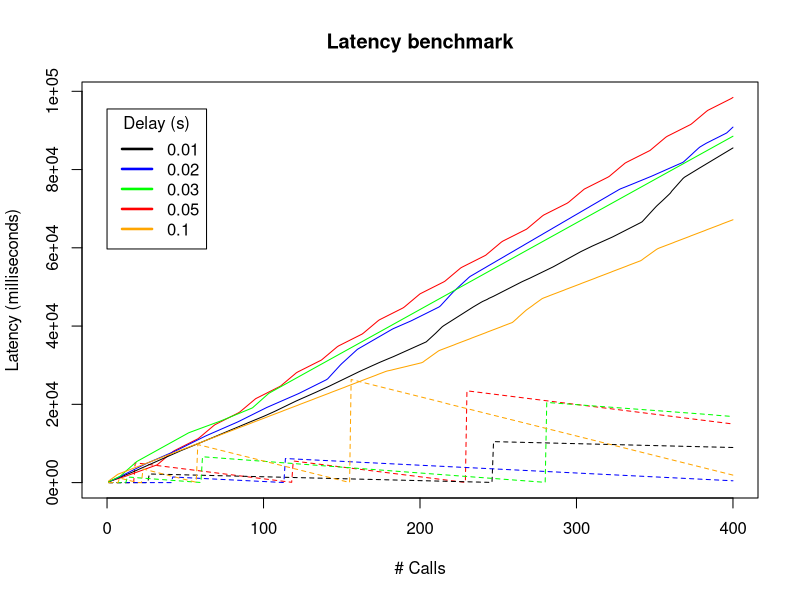

Source code (R):
pdf("plot_latency_benchmark.pdf")
plot(1, xlim=c(0L, 400L), ylim=c(0L, 98439L), type = "l", xlab = "# Calls", ylab = "Latency (milliseconds)", main = "Latency benchmark")
lines(1:400, c(245L, 372L, 499L, 626L, 752L, 879L, 1005L, 1132L, 1259L, 1386L, 
1513L, 1650L, 1794L, 1939L, 2083L, 2227L, 2371L, 2516L, 2660L, 
2805L, 2949L, 3093L, 3238L, 3382L, 3526L, 3671L, 3815L, 3959L, 
4104L, 4247L, 4391L, 4536L, 4864L, 5200L, 5536L, 5873L, 6208L, 
6544L, 6881L, 7217L, 7553L, 7890L, 8157L, 8359L, 8561L, 8762L, 
8963L, 9164L, 9366L, 9568L, 9770L, 9971L, 10172L, 10373L, 10575L, 
10777L, 10978L, 11179L, 11477L, 11814L, 12149L, 12485L, 12821L, 
13157L, 13493L, 13830L, 14165L, 14502L, 14806L, 15007L, 15209L, 
15411L, 15611L, 15812L, 16014L, 16215L, 16416L, 16618L, 16820L, 
17021L, 17222L, 17423L, 17625L, 17826L, 18094L, 18430L, 18766L, 
19103L, 19440L, 19776L, 20112L, 20448L, 20783L, 21119L, 21449L, 
21654L, 21856L, 22057L, 22258L, 22460L, 22661L, 22863L, 23064L, 
23265L, 23467L, 23668L, 23870L, 24072L, 24273L, 24474L, 24706L, 
25041L, 25377L, 25714L, 26049L, 26385L, 26721L, 27057L, 27392L, 
27729L, 28065L, 28297L, 28499L, 28700L, 28901L, 29103L, 29304L, 
29505L, 29706L, 29908L, 30109L, 30311L, 30512L, 30713L, 30914L, 
31115L, 31316L, 31649L, 31986L, 32321L, 32658L, 32994L, 33329L, 
33666L, 34002L, 34338L, 34673L, 34939L, 35140L, 35341L, 35543L, 
35744L, 35946L, 36147L, 36347L, 36549L, 36751L, 36952L, 37154L, 
37355L, 37556L, 37757L, 37958L, 38258L, 38595L, 38931L, 39267L, 
39603L, 39938L, 40275L, 40610L, 40948L, 41288L, 41586L, 41787L, 
41988L, 42189L, 42390L, 42592L, 42794L, 42995L, 43196L, 43397L, 
43599L, 43800L, 44002L, 44203L, 44405L, 44606L, 44877L, 45212L, 
45548L, 45885L, 46220L, 46556L, 46892L, 47227L, 47563L, 47900L, 
48229L, 48433L, 48635L, 48836L, 49038L, 49240L, 49441L, 49643L, 
49845L, 50046L, 50247L, 50448L, 50649L, 50851L, 51053L, 51253L, 
51492L, 51828L, 52163L, 52499L, 52835L, 53171L, 53509L, 53845L, 
54180L, 54516L, 54851L, 55079L, 55281L, 55482L, 55684L, 55885L, 
56086L, 56287L, 56488L, 56690L, 56891L, 57093L, 57294L, 57497L, 
57698L, 57899L, 58108L, 58443L, 58779L, 59115L, 59451L, 59787L, 
60123L, 60459L, 60795L, 61131L, 61466L, 61726L, 61928L, 62130L, 
62331L, 62532L, 62733L, 62935L, 63136L, 63337L, 63539L, 63740L, 
63942L, 64143L, 64344L, 64546L, 64747L, 65053L, 65390L, 65726L, 
66062L, 66397L, 66732L, 67068L, 67403L, 67739L, 68075L, 68367L, 
68568L, 68770L, 68971L, 69172L, 69374L, 69575L, 69777L, 69978L, 
70180L, 70381L, 70582L, 70783L, 70985L, 71186L, 71388L, 71660L, 
71996L, 72332L, 72668L, 73004L, 73339L, 73676L, 74013L, 74349L, 
74684L, 75011L, 75215L, 75416L, 75617L, 75819L, 76021L, 76222L, 
76423L, 76624L, 76826L, 77027L, 77227L, 77428L, 77630L, 77832L, 
78033L, 78274L, 78610L, 78946L, 79281L, 79617L, 79954L, 80289L, 
80625L, 80961L, 81297L, 81632L, 81859L, 82061L, 82263L, 82464L, 
82665L, 82866L, 83068L, 83269L, 83470L, 83671L, 83873L, 84074L, 
84275L, 84477L, 84678L, 84881L, 85217L, 85553L, 85889L, 86226L, 
86561L, 86897L, 87233L, 87568L, 87904L, 88240L, 88504L, 88705L, 
88906L, 89107L, 89308L, 89510L, 89711L, 89912L, 90114L, 90316L, 
90517L, 90718L, 90919L, 91121L, 91322L, 91523L, 91830L, 92166L, 
92501L, 92838L, 93174L, 93509L, 93845L, 94181L, 94518L, 94854L, 
95149L, 95350L, 95551L, 95753L, 95954L, 96155L, 96357L, 96558L, 
96760L, 96961L, 97163L, 97364L, 97565L, 97767L, 97969L, 98170L, 
98439L), type = "l", col="red", pch=0, lty=1)
lines(1:400, c(1L, 0L, 1L, 1L, 1L, 1L, 1L, 1L, 1L, 0L, 0L, 0L, 0L, 0L, 0L, 
0L, 0L, 5055L, 5006L, 4956L, 4906L, 4856L, 4806L, 4757L, 4707L, 
4658L, 4608L, 4559L, 4509L, 4459L, 4409L, 4359L, 4309L, 4260L, 
4210L, 4161L, 4111L, 4061L, 4011L, 3961L, 3912L, 3862L, 3812L, 
3762L, 3711L, 3662L, 3612L, 3562L, 3512L, 3463L, 3413L, 3363L, 
3313L, 3263L, 3214L, 3164L, 3114L, 3064L, 3014L, 2965L, 2915L, 
2864L, 2814L, 2764L, 2715L, 2665L, 2615L, 2565L, 2516L, 2466L, 
2416L, 2366L, 2316L, 2267L, 2217L, 2167L, 2117L, 2067L, 2018L, 
1967L, 1917L, 1867L, 1817L, 1767L, 1718L, 1668L, 1618L, 1568L, 
1518L, 1469L, 1419L, 1369L, 1319L, 1269L, 1220L, 1170L, 1120L, 
1070L, 1020L, 970L, 920L, 870L, 821L, 771L, 721L, 671L, 621L, 
572L, 522L, 472L, 422L, 372L, 322L, 273L, 223L, 172L, 122L, 72L, 
5526L, 5476L, 5427L, 5377L, 5327L, 5277L, 5228L, 5178L, 5128L, 
5078L, 5028L, 4979L, 4929L, 4879L, 4829L, 4780L, 4729L, 4679L, 
4629L, 4579L, 4530L, 4480L, 4430L, 4380L, 4330L, 4281L, 4231L, 
4181L, 4131L, 4081L, 4032L, 3982L, 3932L, 3882L, 3833L, 3782L, 
3732L, 3682L, 3632L, 3583L, 3533L, 3483L, 3433L, 3383L, 3334L, 
3282L, 3232L, 3182L, 3133L, 3083L, 3033L, 2983L, 2933L, 2884L, 
2834L, 2784L, 2734L, 2685L, 2635L, 2585L, 2535L, 2485L, 2436L, 
2385L, 2335L, 2285L, 2235L, 2186L, 2136L, 2086L, 2036L, 1986L, 
1938L, 1888L, 1838L, 1788L, 1739L, 1689L, 1639L, 1589L, 1538L, 
1489L, 1439L, 1389L, 1339L, 1289L, 1239L, 1190L, 1140L, 1090L, 
1040L, 991L, 941L, 891L, 841L, 792L, 742L, 692L, 642L, 591L, 
541L, 492L, 442L, 392L, 342L, 292L, 243L, 193L, 143L, 93L, 43L, 
23453L, 23403L, 23353L, 23304L, 23254L, 23204L, 23153L, 23103L, 
23054L, 23004L, 22954L, 22904L, 22854L, 22805L, 22755L, 22705L, 
22655L, 22606L, 22556L, 22506L, 22456L, 22406L, 22357L, 22307L, 
22257L, 22207L, 22157L, 22108L, 22058L, 22007L, 21957L, 21907L, 
21858L, 21808L, 21758L, 21708L, 21658L, 21609L, 21559L, 21509L, 
21459L, 21409L, 21360L, 21310L, 21260L, 21210L, 21161L, 21111L, 
21061L, 21011L, 20961L, 20911L, 20861L, 20811L, 20761L, 20711L, 
20662L, 20612L, 20562L, 20512L, 20462L, 20412L, 20363L, 20313L, 
20263L, 20213L, 20163L, 20115L, 20065L, 20015L, 19965L, 19916L, 
19865L, 19815L, 19765L, 19715L, 19666L, 19616L, 19566L, 19516L, 
19466L, 19416L, 19367L, 19317L, 19267L, 19217L, 19167L, 19117L, 
19068L, 19018L, 18968L, 18918L, 18868L, 18819L, 18768L, 18718L, 
18668L, 18618L, 18568L, 18519L, 18469L, 18419L, 18369L, 18319L, 
18270L, 18220L, 18170L, 18120L, 18070L, 18020L, 17971L, 17921L, 
17871L, 17821L, 17771L, 17721L, 17672L, 17621L, 17571L, 17521L, 
17471L, 17421L, 17372L, 17322L, 17272L, 17223L, 17173L, 17123L, 
17073L, 17023L, 16973L, 16923L, 16872L, 16822L, 16772L, 16722L, 
16672L, 16622L, 16573L, 16523L, 16473L, 16423L, 16373L, 16323L, 
16274L, 16224L, 16174L, 16124L, 16073L, 16023L, 15973L, 15924L, 
15874L, 15824L, 15774L, 15724L, 15674L, 15624L, 15575L, 15525L, 
15475L, 15425L, 15375L, 15325L, 15276L, 15226L, 15176L, 15126L, 
15076L, 15026L, 14976L), type = "l", col="red", pch=0, lty=2)
lines(1:400, c(176L, 341L, 504L, 668L, 833L, 996L, 1161L, 1327L, 1491L, 1654L, 
1818L, 1982L, 2146L, 2311L, 2478L, 2642L, 2807L, 2983L, 3160L, 
3337L, 3516L, 3696L, 3872L, 4048L, 4226L, 4403L, 4581L, 4758L, 
4937L, 5114L, 5294L, 5471L, 5649L, 5826L, 6005L, 6181L, 6359L, 
6537L, 6713L, 6888L, 7065L, 7241L, 7417L, 7593L, 7772L, 7950L, 
8128L, 8292L, 8457L, 8620L, 8782L, 8946L, 9110L, 9274L, 9437L, 
9605L, 9769L, 9931L, 10097L, 10260L, 10423L, 10593L, 10762L, 
10925L, 11090L, 11255L, 11419L, 11581L, 11748L, 11917L, 12085L, 
12253L, 12421L, 12589L, 12757L, 12925L, 13093L, 13261L, 13429L, 
13595L, 13759L, 13923L, 14090L, 14258L, 14426L, 14595L, 14763L, 
14931L, 15100L, 15269L, 15438L, 15602L, 15766L, 15931L, 16094L, 
16258L, 16423L, 16587L, 16750L, 16916L, 17090L, 17269L, 17449L, 
17628L, 17808L, 17987L, 18167L, 18361L, 18554L, 18748L, 18942L, 
19136L, 19329L, 19523L, 19717L, 19911L, 20105L, 20299L, 20493L, 
20687L, 20876L, 21055L, 21233L, 21409L, 21586L, 21762L, 21938L, 
22116L, 22293L, 22469L, 22648L, 22825L, 23000L, 23181L, 23363L, 
23547L, 23729L, 23909L, 24091L, 24272L, 24454L, 24640L, 24834L, 
25029L, 25222L, 25416L, 25610L, 25804L, 25999L, 26192L, 26386L, 
26580L, 26774L, 26968L, 27162L, 27356L, 27550L, 27744L, 27938L, 
28133L, 28329L, 28515L, 28697L, 28877L, 29058L, 29240L, 29422L, 
29604L, 29787L, 29965L, 30143L, 30324L, 30505L, 30686L, 30855L, 
31023L, 31192L, 31360L, 31528L, 31696L, 31860L, 32026L, 32191L, 
32371L, 32550L, 32730L, 32910L, 33090L, 33269L, 33449L, 33629L, 
33808L, 33988L, 34168L, 34348L, 34527L, 34707L, 34887L, 35067L, 
35246L, 35426L, 35606L, 35786L, 35966L, 36333L, 36701L, 37067L, 
37434L, 37801L, 38167L, 38562L, 38957L, 39353L, 39748L, 40058L, 
40312L, 40566L, 40820L, 41073L, 41328L, 41581L, 41835L, 42089L, 
42343L, 42596L, 42850L, 43104L, 43358L, 43613L, 43867L, 44121L, 
44375L, 44629L, 44883L, 45120L, 45356L, 45592L, 45827L, 46062L, 
46286L, 46466L, 46646L, 46829L, 47074L, 47253L, 47433L, 47621L, 
47825L, 48029L, 48232L, 48438L, 48642L, 48847L, 49051L, 49254L, 
49458L, 49662L, 49866L, 50071L, 50275L, 50479L, 50683L, 50888L, 
51092L, 51296L, 51486L, 51666L, 51846L, 52026L, 52206L, 52399L, 
52594L, 52788L, 52982L, 53176L, 53370L, 53564L, 53758L, 53952L, 
54146L, 54340L, 54534L, 54729L, 54923L, 55117L, 55332L, 55552L, 
55772L, 55992L, 56212L, 56432L, 56653L, 56873L, 57093L, 57313L, 
57533L, 57753L, 57974L, 58194L, 58415L, 58635L, 58856L, 59068L, 
59262L, 59457L, 59651L, 59845L, 60039L, 60233L, 60428L, 60608L, 
60786L, 60966L, 61146L, 61326L, 61506L, 61685L, 61865L, 62045L, 
62225L, 62405L, 62585L, 62765L, 62966L, 63171L, 63375L, 63579L, 
63783L, 63987L, 64191L, 64396L, 64601L, 64805L, 65009L, 65213L, 
65417L, 65621L, 65825L, 66030L, 66234L, 66438L, 66678L, 67113L, 
67548L, 67985L, 68420L, 68855L, 69292L, 69727L, 70163L, 70588L, 
70972L, 71339L, 71704L, 72072L, 72452L, 72833L, 73213L, 73593L, 
73990L, 74546L, 74993L, 75444L, 75884L, 76338L, 76787L, 77241L, 
77695L, 78039L, 78283L, 78528L, 78772L, 79017L, 79261L, 79505L, 
79750L, 79994L, 80238L, 80482L, 80718L, 80962L, 81198L, 81443L, 
81679L, 81923L, 82159L, 82404L, 82639L, 82884L, 83120L, 83364L, 
83600L, 83845L, 84080L, 84325L, 84560L, 84805L, 85041L, 85285L, 
85521L), type = "l", col="black", pch=4, lty=1)
lines(1:400, c(6L, 1L, 1L, 1L, 1L, 1L, 0L, 0L, 0L, 0L, 0L, 0L, 0L, 0L, 0L, 
0L, 0L, 0L, 0L, 0L, 0L, 0L, 0L, 0L, 0L, 0L, 2202L, 2193L, 2183L, 
2173L, 2164L, 2154L, 2144L, 2134L, 2125L, 2115L, 2105L, 2096L, 
2086L, 2076L, 2067L, 2056L, 2046L, 2036L, 2026L, 2017L, 2007L, 
1997L, 1987L, 1978L, 1968L, 1958L, 1948L, 1939L, 1929L, 1919L, 
1910L, 1900L, 1890L, 1880L, 1871L, 1861L, 1851L, 1841L, 1832L, 
1822L, 1812L, 1802L, 1792L, 1783L, 1773L, 1763L, 1753L, 1744L, 
1734L, 1724L, 1714L, 1704L, 1695L, 1685L, 1675L, 1665L, 1655L, 
1645L, 1635L, 1625L, 1616L, 1606L, 1596L, 1586L, 1576L, 1567L, 
1557L, 1547L, 1537L, 1527L, 1518L, 1508L, 1498L, 1488L, 1478L, 
1468L, 1459L, 1449L, 1440L, 1430L, 1420L, 1410L, 1400L, 1391L, 
1381L, 1371L, 1361L, 1351L, 1342L, 1332L, 1322L, 1312L, 1302L, 
1292L, 1281L, 1272L, 1262L, 1252L, 1242L, 1232L, 1222L, 1212L, 
1202L, 1192L, 1182L, 1172L, 1163L, 1153L, 1143L, 1133L, 1123L, 
1114L, 1104L, 1094L, 1084L, 1074L, 1065L, 1055L, 1044L, 1034L, 
1024L, 1015L, 1005L, 995L, 985L, 975L, 966L, 956L, 946L, 936L, 
926L, 917L, 907L, 897L, 887L, 877L, 867L, 857L, 848L, 838L, 828L, 
818L, 808L, 798L, 788L, 779L, 769L, 759L, 749L, 739L, 729L, 719L, 
710L, 700L, 690L, 680L, 670L, 660L, 650L, 640L, 631L, 621L, 610L, 
600L, 590L, 580L, 570L, 561L, 551L, 541L, 531L, 521L, 511L, 501L, 
492L, 482L, 472L, 462L, 452L, 443L, 433L, 423L, 413L, 403L, 393L, 
383L, 373L, 364L, 354L, 344L, 334L, 324L, 314L, 304L, 294L, 285L, 
275L, 265L, 255L, 245L, 235L, 225L, 215L, 205L, 195L, 185L, 175L, 
165L, 156L, 146L, 136L, 126L, 116L, 106L, 96L, 86L, 76L, 67L, 
57L, 47L, 10469L, 10459L, 10449L, 10439L, 10430L, 10420L, 10410L, 
10400L, 10391L, 10381L, 10371L, 10361L, 10351L, 10342L, 10332L, 
10322L, 10312L, 10303L, 10293L, 10283L, 10273L, 10263L, 10254L, 
10244L, 10233L, 10223L, 10213L, 10204L, 10194L, 10184L, 10174L, 
10165L, 10155L, 10145L, 10135L, 10125L, 10116L, 10106L, 10096L, 
10087L, 10077L, 10068L, 10058L, 10048L, 10038L, 10029L, 10019L, 
10009L, 9999L, 9989L, 9980L, 9970L, 9960L, 9950L, 9940L, 9931L, 
9921L, 9911L, 9901L, 9891L, 9882L, 9872L, 9862L, 9851L, 9842L, 
9832L, 9822L, 9812L, 9802L, 9792L, 9783L, 9773L, 9763L, 9753L, 
9743L, 9734L, 9724L, 9714L, 9703L, 9693L, 9684L, 9674L, 9664L, 
9654L, 9644L, 9635L, 9625L, 9615L, 9605L, 9596L, 9586L, 9576L, 
9566L, 9556L, 9547L, 9537L, 9527L, 9517L, 9507L, 9497L, 9488L, 
9478L, 9468L, 9458L, 9448L, 9439L, 9429L, 9419L, 9409L, 9399L, 
9390L, 9380L, 9370L, 9360L, 9350L, 9340L, 9331L, 9321L, 9310L, 
9300L, 9290L, 9281L, 9271L, 9261L, 9251L, 9241L, 9231L, 9222L, 
9212L, 9202L, 9192L, 9182L, 9172L, 9163L, 9153L, 9143L, 9133L, 
9127L, 9117L, 9107L, 9097L, 9087L, 9078L, 9068L, 9058L, 9048L, 
9038L, 9028L, 9019L, 9009L, 8999L, 8989L, 8979L, 8969L), type = "l", col="black", pch=4, lty=2)
lines(1:400, c(202L, 376L, 550L, 725L, 900L, 1074L, 1270L, 1469L, 1669L, 1869L, 
2069L, 2268L, 2468L, 2668L, 2868L, 3067L, 3266L, 3466L, 3665L, 
3864L, 4064L, 4263L, 4462L, 4662L, 4847L, 5022L, 5197L, 5371L, 
5546L, 5720L, 5881L, 6056L, 6230L, 6405L, 6580L, 6754L, 6928L, 
7103L, 7278L, 7452L, 7626L, 7800L, 7975L, 8150L, 8328L, 8528L, 
8726L, 8926L, 9125L, 9324L, 9524L, 9723L, 9922L, 10121L, 10319L, 
10519L, 10718L, 10917L, 11116L, 11315L, 11514L, 11714L, 11913L, 
12092L, 12266L, 12442L, 12616L, 12790L, 12965L, 13140L, 13314L, 
13489L, 13663L, 13837L, 14011L, 14186L, 14361L, 14535L, 14710L, 
14885L, 15059L, 15234L, 15409L, 15591L, 15791L, 15990L, 16190L, 
16390L, 16589L, 16789L, 16989L, 17188L, 17388L, 17588L, 17787L, 
17986L, 18186L, 18386L, 18585L, 18784L, 18984L, 19182L, 19357L, 
19531L, 19705L, 19880L, 20055L, 20229L, 20404L, 20579L, 20753L, 
20928L, 21103L, 21277L, 21451L, 21626L, 21801L, 21975L, 22150L, 
22325L, 22500L, 22674L, 22861L, 23060L, 23260L, 23459L, 23659L, 
23858L, 24057L, 24256L, 24456L, 24656L, 24855L, 25055L, 25254L, 
25453L, 25653L, 25852L, 26051L, 26251L, 26515L, 26951L, 27386L, 
27821L, 28256L, 28692L, 29128L, 29563L, 29999L, 30402L, 30767L, 
31133L, 31499L, 31865L, 32230L, 32596L, 32962L, 33327L, 33693L, 
34055L, 34291L, 34523L, 34753L, 34984L, 35215L, 35447L, 35678L, 
35909L, 36141L, 36372L, 36603L, 36835L, 37066L, 37297L, 37528L, 
37760L, 37991L, 38222L, 38453L, 38684L, 38915L, 39146L, 39355L, 
39529L, 39703L, 39878L, 40052L, 40226L, 40401L, 40575L, 40750L, 
40924L, 41099L, 41273L, 41463L, 41662L, 41862L, 42061L, 42260L, 
42459L, 42658L, 42856L, 43055L, 43254L, 43454L, 43653L, 43852L, 
44051L, 44250L, 44450L, 44649L, 44848L, 45136L, 45572L, 46007L, 
46443L, 46879L, 47314L, 47749L, 48184L, 48619L, 49016L, 49381L, 
49747L, 50130L, 50496L, 50862L, 51228L, 51594L, 51959L, 52342L, 
52679L, 52910L, 53142L, 53373L, 53604L, 53847L, 54079L, 54310L, 
54542L, 54773L, 55004L, 55248L, 55479L, 55710L, 55941L, 56173L, 
56404L, 56647L, 56878L, 57109L, 57341L, 57572L, 57803L, 58047L, 
58278L, 58509L, 58741L, 58972L, 59203L, 59446L, 59677L, 59909L, 
60141L, 60372L, 60603L, 60847L, 61078L, 61310L, 61541L, 61772L, 
62003L, 62246L, 62478L, 62709L, 62941L, 63172L, 63403L, 63646L, 
63877L, 64109L, 64340L, 64571L, 64802L, 65046L, 65277L, 65509L, 
65740L, 65971L, 66202L, 66446L, 66677L, 66908L, 67140L, 67371L, 
67602L, 67845L, 68077L, 68308L, 68540L, 68771L, 69002L, 69245L, 
69477L, 69708L, 69940L, 70170L, 70401L, 70644L, 70875L, 71107L, 
71338L, 71569L, 71800L, 72044L, 72275L, 72507L, 72738L, 72970L, 
73201L, 73443L, 73675L, 73906L, 74137L, 74368L, 74600L, 74842L, 
75050L, 75211L, 75369L, 75526L, 75685L, 75853L, 76011L, 76173L, 
76335L, 76498L, 76660L, 76831L, 76993L, 77156L, 77318L, 77481L, 
77643L, 77815L, 77978L, 78140L, 78305L, 78480L, 78654L, 78839L, 
79014L, 79190L, 79365L, 79541L, 79716L, 79900L, 80075L, 80250L, 
80426L, 80601L, 80776L, 80961L, 81136L, 81311L, 81486L, 81661L, 
81836L, 82163L, 82528L, 82894L, 83261L, 83627L, 83992L, 84376L, 
84742L, 85108L, 85474L, 85797L, 86029L, 86272L, 86503L, 86736L, 
86938L, 87138L, 87338L, 87547L, 87746L, 87946L, 88145L, 88344L, 
88544L, 88753L, 88953L, 89152L, 89363L, 89730L, 90099L, 90481L, 
90850L), type = "l", col="blue", pch=1, lty=1)
lines(1:400, c(9L, 0L, 0L, 0L, 0L, 0L, 0L, 0L, 0L, 0L, 0L, 0L, 1L, 1L, 1L, 
1L, 1L, 1L, 0L, 0L, 0L, 0L, 2L, 0L, 0L, 0L, 0L, 0L, 0L, 1L, 1L, 
0L, 0L, 0L, 0L, 0L, 0L, 0L, 0L, 0L, 0L, 1435L, 1415L, 1395L, 
1375L, 1355L, 1335L, 1315L, 1295L, 1276L, 1256L, 1236L, 1215L, 
1195L, 1175L, 1155L, 1135L, 1115L, 1095L, 1076L, 1056L, 1036L, 
1016L, 996L, 976L, 956L, 936L, 916L, 896L, 877L, 856L, 836L, 
816L, 796L, 776L, 756L, 736L, 716L, 697L, 677L, 657L, 637L, 617L, 
597L, 577L, 557L, 537L, 517L, 496L, 477L, 457L, 437L, 417L, 397L, 
377L, 357L, 337L, 317L, 297L, 277L, 258L, 238L, 218L, 198L, 178L, 
158L, 138L, 117L, 97L, 77L, 57L, 38L, 18L, 6146L, 6126L, 6106L, 
6086L, 6067L, 6047L, 6027L, 6007L, 5987L, 5968L, 5948L, 5928L, 
5907L, 5888L, 5868L, 5848L, 5828L, 5809L, 5789L, 5769L, 5749L, 
5730L, 5710L, 5690L, 5671L, 5651L, 5632L, 5613L, 5593L, 5573L, 
5552L, 5533L, 5513L, 5493L, 5473L, 5453L, 5434L, 5414L, 5394L, 
5374L, 5355L, 5335L, 5315L, 5295L, 5275L, 5256L, 5236L, 5215L, 
5195L, 5175L, 5155L, 5136L, 5116L, 5096L, 5076L, 5056L, 5036L, 
5017L, 4997L, 4977L, 4957L, 4937L, 4917L, 4897L, 4877L, 4857L, 
4837L, 4817L, 4797L, 4778L, 4758L, 4738L, 4718L, 4698L, 4678L, 
4659L, 4639L, 4619L, 4598L, 4579L, 4559L, 4539L, 4519L, 4499L, 
4479L, 4459L, 4440L, 4420L, 4398L, 4378L, 4358L, 4339L, 4319L, 
4299L, 4280L, 4260L, 4240L, 4220L, 4201L, 4181L, 4161L, 4141L, 
4122L, 4102L, 4082L, 4062L, 4042L, 4023L, 4002L, 3982L, 3962L, 
3942L, 3922L, 3902L, 3883L, 3863L, 3843L, 3823L, 3803L, 3783L, 
3764L, 3744L, 3724L, 3704L, 3684L, 3665L, 3645L, 3625L, 3605L, 
3585L, 3565L, 3546L, 3526L, 3506L, 3486L, 3466L, 3446L, 3425L, 
3405L, 3386L, 3366L, 3346L, 3326L, 3306L, 3286L, 3267L, 3247L, 
3227L, 3207L, 3187L, 3167L, 3147L, 3128L, 3108L, 3088L, 3068L, 
3048L, 3028L, 3008L, 2989L, 2969L, 2948L, 2928L, 2908L, 2888L, 
2868L, 2849L, 2829L, 2809L, 2789L, 2769L, 2749L, 2729L, 2710L, 
2690L, 2670L, 2650L, 2630L, 2611L, 2591L, 2571L, 2551L, 2531L, 
2511L, 2492L, 2472L, 2452L, 2432L, 2411L, 2391L, 2372L, 2352L, 
2332L, 2312L, 2292L, 2273L, 2253L, 2233L, 2213L, 2194L, 2174L, 
2154L, 2134L, 2114L, 2094L, 2075L, 2055L, 2035L, 2015L, 1995L, 
1975L, 1955L, 1934L, 1915L, 1895L, 1875L, 1855L, 1835L, 1815L, 
1795L, 1776L, 1756L, 1736L, 1716L, 1696L, 1677L, 1657L, 1637L, 
1617L, 1597L, 1577L, 1557L, 1537L, 1518L, 1498L, 1478L, 1458L, 
1437L, 1417L, 1397L, 1377L, 1358L, 1338L, 1318L, 1298L, 1278L, 
1258L, 1238L, 1219L, 1199L, 1179L, 1159L, 1139L, 1119L, 1099L, 
1079L, 1060L, 1040L, 1020L, 1000L, 980L, 960L, 940L, 920L, 901L, 
880L, 860L, 840L, 820L, 800L, 780L, 761L, 741L, 721L, 701L, 681L, 
661L, 641L, 622L, 602L, 581L, 561L, 541L, 521L, 501L, 481L, 462L
), type = "l", col="blue", pch=1, lty=2)
lines(1:400, c(220L, 410L, 600L, 789L, 979L, 1168L, 1358L, 1547L, 1843L, 2199L, 
2555L, 2910L, 3266L, 3622L, 3978L, 4333L, 4689L, 5046L, 5381L, 
5602L, 5824L, 6045L, 6267L, 6488L, 6710L, 6931L, 7152L, 7373L, 
7595L, 7816L, 8038L, 8259L, 8480L, 8702L, 8923L, 9144L, 9367L, 
9588L, 9809L, 10030L, 10251L, 10472L, 10694L, 10915L, 11136L, 
11357L, 11579L, 11800L, 12022L, 12244L, 12465L, 12687L, 12855L, 
13003L, 13150L, 13297L, 13444L, 13592L, 13742L, 13891L, 14037L, 
14185L, 14332L, 14480L, 14626L, 14773L, 14920L, 15067L, 15214L, 
15360L, 15507L, 15653L, 15810L, 15975L, 16140L, 16305L, 16469L, 
16634L, 16799L, 16963L, 17127L, 17292L, 17456L, 17621L, 17785L, 
17950L, 18114L, 18279L, 18443L, 18608L, 18771L, 18936L, 19122L, 
19478L, 19833L, 20190L, 20546L, 20902L, 21258L, 21615L, 21970L, 
22327L, 22683L, 22958L, 23179L, 23401L, 23622L, 23844L, 24065L, 
24287L, 24508L, 24730L, 24950L, 25172L, 25393L, 25615L, 25837L, 
26058L, 26280L, 26502L, 26723L, 26945L, 27166L, 27388L, 27610L, 
27831L, 28053L, 28275L, 28496L, 28718L, 28939L, 29161L, 29383L, 
29604L, 29826L, 30048L, 30269L, 30491L, 30712L, 30934L, 31156L, 
31378L, 31599L, 31820L, 32042L, 32264L, 32485L, 32706L, 32928L, 
33149L, 33371L, 33592L, 33814L, 34036L, 34256L, 34478L, 34699L, 
34921L, 35142L, 35364L, 35585L, 35808L, 36029L, 36251L, 36472L, 
36694L, 36915L, 37137L, 37359L, 37581L, 37802L, 38024L, 38245L, 
38467L, 38689L, 38910L, 39132L, 39355L, 39576L, 39798L, 40020L, 
40242L, 40464L, 40686L, 40908L, 41130L, 41352L, 41573L, 41796L, 
42018L, 42239L, 42462L, 42683L, 42905L, 43127L, 43349L, 43570L, 
43793L, 44015L, 44237L, 44459L, 44680L, 44902L, 45124L, 45345L, 
45567L, 45788L, 46010L, 46231L, 46452L, 46674L, 46895L, 47117L, 
47339L, 47560L, 47782L, 48003L, 48225L, 48446L, 48668L, 48889L, 
49111L, 49332L, 49555L, 49776L, 49998L, 50219L, 50441L, 50662L, 
50884L, 51105L, 51327L, 51548L, 51770L, 51992L, 52214L, 52435L, 
52657L, 52878L, 53100L, 53321L, 53543L, 53764L, 53986L, 54207L, 
54429L, 54650L, 54872L, 55093L, 55315L, 55536L, 55757L, 55978L, 
56200L, 56421L, 56643L, 56864L, 57086L, 57307L, 57529L, 57750L, 
57972L, 58193L, 58415L, 58636L, 58858L, 59079L, 59301L, 59522L, 
59744L, 59965L, 60186L, 60407L, 60629L, 60851L, 61073L, 61294L, 
61516L, 61737L, 61959L, 62180L, 62402L, 62623L, 62845L, 63066L, 
63287L, 63508L, 63730L, 63951L, 64173L, 64394L, 64616L, 64837L, 
65059L, 65280L, 65502L, 65723L, 65944L, 66166L, 66387L, 66608L, 
66829L, 67050L, 67272L, 67492L, 67714L, 67935L, 68157L, 68378L, 
68599L, 68820L, 69042L, 69263L, 69485L, 69706L, 69927L, 70148L, 
70370L, 70591L, 70813L, 71034L, 71256L, 71477L, 71699L, 71920L, 
72141L, 72362L, 72584L, 72805L, 73027L, 73248L, 73469L, 73690L, 
73912L, 74133L, 74355L, 74576L, 74797L, 75018L, 75240L, 75461L, 
75683L, 75904L, 76126L, 76347L, 76568L, 76790L, 77011L, 77232L, 
77454L, 77675L, 77897L, 78118L, 78339L, 78560L, 78782L, 79003L, 
79224L, 79445L, 79667L, 79888L, 80109L, 80330L, 80552L, 80773L, 
80995L, 81215L, 81436L, 81657L, 81879L, 82100L, 82321L, 82542L, 
82764L, 82985L, 83207L, 83428L, 83649L, 83870L, 84092L, 84314L, 
84535L, 84756L, 84978L, 85199L, 85420L, 85641L, 85863L, 86084L, 
86306L, 86527L, 86748L, 86970L, 87191L, 87412L, 87634L, 87855L, 
88077L, 88298L, 88519L), type = "l", col="green", pch=2, lty=1)
lines(1:400, c(40L, 11L, 0L, 0L, 0L, 0L, 0L, 0L, 0L, 0L, 0L, 0L, 1430L, 1400L, 
1370L, 1340L, 1311L, 1282L, 1252L, 1222L, 1192L, 1163L, 1133L, 
1103L, 1073L, 1044L, 1014L, 984L, 954L, 924L, 893L, 863L, 833L, 
803L, 773L, 743L, 714L, 684L, 654L, 624L, 594L, 564L, 534L, 504L, 
474L, 444L, 414L, 384L, 354L, 324L, 294L, 264L, 234L, 204L, 174L, 
144L, 114L, 84L, 55L, 25L, 6604L, 6575L, 6545L, 6516L, 6485L, 
6455L, 6425L, 6396L, 6366L, 6336L, 6307L, 6277L, 6247L, 6217L, 
6188L, 6158L, 6128L, 6098L, 6068L, 6039L, 6009L, 5978L, 5948L, 
5919L, 5889L, 5859L, 5829L, 5799L, 5770L, 5740L, 5710L, 5680L, 
5650L, 5621L, 5591L, 5561L, 5530L, 5501L, 5471L, 5441L, 5411L, 
5381L, 5352L, 5322L, 5292L, 5262L, 5232L, 5203L, 5173L, 5143L, 
5113L, 5084L, 5054L, 5023L, 4994L, 4964L, 4934L, 4904L, 4875L, 
4845L, 4815L, 4785L, 4755L, 4725L, 4696L, 4666L, 4636L, 4606L, 
4576L, 4547L, 4517L, 4486L, 4456L, 4426L, 4397L, 4367L, 4337L, 
4307L, 4277L, 4248L, 4218L, 4188L, 4158L, 4128L, 4099L, 4069L, 
4039L, 4009L, 3978L, 3949L, 3919L, 3889L, 3859L, 3830L, 3800L, 
3770L, 3740L, 3710L, 3681L, 3651L, 3621L, 3591L, 3561L, 3532L, 
3502L, 3471L, 3442L, 3412L, 3382L, 3352L, 3322L, 3292L, 3263L, 
3233L, 3203L, 3173L, 3143L, 3113L, 3084L, 3054L, 3022L, 2992L, 
2962L, 2932L, 2903L, 2873L, 2843L, 2812L, 2782L, 2752L, 2723L, 
2693L, 2663L, 2633L, 2603L, 2573L, 2544L, 2514L, 2484L, 2454L, 
2424L, 2394L, 2365L, 2335L, 2304L, 2274L, 2244L, 2214L, 2185L, 
2155L, 2125L, 2095L, 2066L, 2036L, 2006L, 1976L, 1946L, 1916L, 
1887L, 1857L, 1827L, 1797L, 1767L, 1737L, 1708L, 1677L, 1647L, 
1617L, 1587L, 1557L, 1528L, 1498L, 1468L, 1438L, 1408L, 1378L, 
1349L, 1319L, 1289L, 1259L, 1229L, 1199L, 1169L, 1140L, 1110L, 
1079L, 1049L, 1019L, 989L, 960L, 930L, 900L, 870L, 840L, 810L, 
780L, 751L, 721L, 691L, 661L, 631L, 602L, 572L, 542L, 512L, 481L, 
451L, 422L, 392L, 362L, 332L, 302L, 272L, 242L, 213L, 183L, 153L, 
123L, 93L, 63L, 20486L, 20456L, 20426L, 20395L, 20365L, 20335L, 
20305L, 20275L, 20245L, 20215L, 20186L, 20156L, 20126L, 20097L, 
20067L, 20037L, 20007L, 19978L, 19948L, 19918L, 19887L, 19857L, 
19828L, 19798L, 19768L, 19738L, 19708L, 19679L, 19649L, 19619L, 
19589L, 19560L, 19530L, 19500L, 19470L, 19440L, 19411L, 19381L, 
19350L, 19320L, 19290L, 19261L, 19231L, 19201L, 19171L, 19141L, 
19112L, 19082L, 19052L, 19022L, 18992L, 18963L, 18933L, 18903L, 
18873L, 18843L, 18814L, 18784L, 18753L, 18723L, 18693L, 18664L, 
18634L, 18604L, 18574L, 18544L, 18516L, 18486L, 18456L, 18426L, 
18396L, 18367L, 18337L, 18307L, 18277L, 18247L, 18217L, 18187L, 
18157L, 18127L, 18097L, 18067L, 18038L, 18008L, 17978L, 17948L, 
17918L, 17888L, 17859L, 17829L, 17799L, 17769L, 17739L, 17710L, 
17680L, 17648L, 17618L, 17588L, 17558L, 17529L, 17499L, 17469L, 
17439L, 17409L, 17379L, 17350L, 17319L, 17289L, 17259L, 17189L, 
17159L, 17130L, 17100L, 17070L, 17040L, 17010L, 16981L, 16951L, 
16921L, 16891L), type = "l", col="green", pch=2, lty=2)
lines(1:400, c(402L, 690L, 979L, 1267L, 1553L, 1865L, 2144L, 2299L, 2451L, 
2603L, 2754L, 2906L, 3058L, 3210L, 3378L, 3530L, 3682L, 3833L, 
3985L, 4137L, 4288L, 4440L, 4593L, 4744L, 4915L, 5067L, 5217L, 
5369L, 5521L, 5672L, 5824L, 5976L, 6128L, 6279L, 6449L, 6600L, 
6752L, 6904L, 7055L, 7207L, 7359L, 7511L, 7662L, 7814L, 7982L, 
8134L, 8285L, 8437L, 8589L, 8740L, 8892L, 9044L, 9196L, 9364L, 
9517L, 9669L, 9820L, 9972L, 10125L, 10276L, 10428L, 10580L, 10748L, 
10900L, 11052L, 11203L, 11355L, 11506L, 11658L, 11810L, 11962L, 
12113L, 12283L, 12434L, 12586L, 12738L, 12890L, 13041L, 13193L, 
13345L, 13497L, 13648L, 13817L, 13968L, 14120L, 14271L, 14423L, 
14575L, 14726L, 14878L, 15029L, 15181L, 15349L, 15501L, 15652L, 
15804L, 15955L, 16106L, 16257L, 16409L, 16561L, 16712L, 16883L, 
17034L, 17186L, 17337L, 17489L, 17641L, 17792L, 17944L, 18095L, 
18247L, 18419L, 18570L, 18722L, 18873L, 19024L, 19176L, 19327L, 
19479L, 19631L, 19782L, 19953L, 20104L, 20256L, 20407L, 20558L, 
20710L, 20860L, 21012L, 21163L, 21317L, 21487L, 21638L, 21789L, 
21941L, 22093L, 22244L, 22396L, 22548L, 22700L, 22851L, 23022L, 
23173L, 23325L, 23476L, 23628L, 23780L, 23931L, 24084L, 24235L, 
24387L, 24557L, 24709L, 24861L, 25012L, 25164L, 25316L, 25467L, 
25619L, 25771L, 25923L, 26094L, 26245L, 26397L, 26549L, 26701L, 
26852L, 27004L, 27156L, 27308L, 27459L, 27630L, 27781L, 27933L, 
28083L, 28235L, 28387L, 28519L, 28603L, 28686L, 28778L, 28888L, 
28983L, 29078L, 29174L, 29269L, 29364L, 29459L, 29555L, 29650L, 
29745L, 29854L, 29950L, 30045L, 30141L, 30238L, 30333L, 30428L, 
30533L, 30628L, 30815L, 31132L, 31418L, 31703L, 31989L, 32275L, 
32562L, 32848L, 33134L, 33420L, 33691L, 33863L, 34015L, 34166L, 
34318L, 34469L, 34621L, 34772L, 34924L, 35075L, 35227L, 35399L, 
35550L, 35702L, 35854L, 36005L, 36157L, 36308L, 36460L, 36611L, 
36762L, 36934L, 37084L, 37236L, 37387L, 37539L, 37690L, 37842L, 
37994L, 38145L, 38297L, 38468L, 38620L, 38771L, 38924L, 39075L, 
39227L, 39378L, 39530L, 39682L, 39834L, 40005L, 40156L, 40308L, 
40460L, 40611L, 40763L, 40915L, 41244L, 41601L, 41956L, 42347L, 
42703L, 43058L, 43413L, 43769L, 44112L, 44398L, 44685L, 44970L, 
45256L, 45571L, 45856L, 46143L, 46429L, 46715L, 47001L, 47183L, 
47335L, 47487L, 47638L, 47807L, 47958L, 48110L, 48262L, 48413L, 
48565L, 48717L, 48869L, 49021L, 49172L, 49343L, 49495L, 49647L, 
49799L, 49950L, 50101L, 50252L, 50404L, 50556L, 50707L, 50877L, 
51028L, 51180L, 51331L, 51483L, 51635L, 51786L, 51938L, 52090L, 
52242L, 52412L, 52565L, 52716L, 52868L, 53019L, 53171L, 53323L, 
53475L, 53626L, 53778L, 53949L, 54100L, 54252L, 54403L, 54555L, 
54707L, 54857L, 55010L, 55161L, 55313L, 55484L, 55635L, 55787L, 
55938L, 56090L, 56242L, 56393L, 56545L, 56697L, 56951L, 57267L, 
57553L, 57837L, 58124L, 58410L, 58696L, 58982L, 59268L, 59557L, 
59792L, 59963L, 60116L, 60267L, 60419L, 60571L, 60723L, 60874L, 
61026L, 61178L, 61330L, 61501L, 61652L, 61804L, 61956L, 62107L, 
62259L, 62410L, 62562L, 62714L, 62866L, 63037L, 63189L, 63340L, 
63492L, 63643L, 63795L, 63946L, 64098L, 64250L, 64402L, 64572L, 
64724L, 64876L, 65027L, 65179L, 65330L, 65482L, 65634L, 65786L, 
65937L, 66108L, 66260L, 66411L, 66563L, 66714L, 66866L, 67018L, 
67170L), type = "l", col="orange", pch=3, lty=1)
lines(1:400, c(0L, 0L, 0L, 0L, 0L, 0L, 0L, 1161L, 1061L, 961L, 862L, 763L, 
663L, 563L, 464L, 364L, 264L, 165L, 65L, 1L, 1L, 1L, 3478L, 3378L, 
3278L, 3179L, 3079L, 2979L, 2879L, 2779L, 2679L, 2579L, 2479L, 
2379L, 2279L, 2179L, 2079L, 1980L, 1880L, 1780L, 1680L, 1580L, 
1480L, 1380L, 1281L, 1181L, 1081L, 981L, 881L, 781L, 681L, 582L, 
482L, 382L, 282L, 182L, 82L, 9716L, 9617L, 9517L, 9417L, 9318L, 
9218L, 9119L, 9020L, 8920L, 8820L, 8720L, 8620L, 8521L, 8421L, 
8321L, 8221L, 8122L, 8022L, 7922L, 7823L, 7723L, 7623L, 7523L, 
7424L, 7324L, 7224L, 7124L, 7023L, 6923L, 6823L, 6723L, 6624L, 
6524L, 6424L, 6324L, 6224L, 6124L, 6024L, 5924L, 5824L, 5724L, 
5625L, 5525L, 5425L, 5325L, 5224L, 5124L, 5024L, 4925L, 4825L, 
4725L, 4625L, 4525L, 4425L, 4325L, 4225L, 4125L, 4025L, 3925L, 
3826L, 3726L, 3626L, 3526L, 3425L, 3325L, 3225L, 3125L, 3025L, 
2925L, 2825L, 2725L, 2626L, 2526L, 2426L, 2326L, 2226L, 2126L, 
2026L, 1926L, 1826L, 1726L, 1625L, 1525L, 1426L, 1326L, 1226L, 
1126L, 1026L, 926L, 826L, 726L, 626L, 526L, 426L, 327L, 227L, 
127L, 27L, 26348L, 26247L, 26147L, 26047L, 25947L, 25847L, 25747L, 
25648L, 25548L, 25448L, 25348L, 25248L, 25148L, 25048L, 24948L, 
24848L, 24749L, 24649L, 24549L, 24449L, 24348L, 24248L, 24148L, 
24048L, 23948L, 23848L, 23748L, 23648L, 23548L, 23449L, 23349L, 
23249L, 23149L, 23049L, 22949L, 22849L, 22749L, 22649L, 22549L, 
22449L, 22348L, 22248L, 22149L, 22047L, 21947L, 21847L, 21747L, 
21647L, 21547L, 21447L, 21347L, 21247L, 21147L, 21047L, 20947L, 
20848L, 20748L, 20648L, 20548L, 20447L, 20347L, 20206L, 20106L, 
20006L, 19906L, 19806L, 19706L, 19606L, 19506L, 19407L, 19307L, 
19207L, 19107L, 19008L, 18908L, 18808L, 18708L, 18608L, 18508L, 
18408L, 18308L, 18208L, 18108L, 18008L, 17908L, 17807L, 17708L, 
17608L, 17508L, 17408L, 17308L, 17208L, 17108L, 17008L, 16908L, 
16808L, 16708L, 16608L, 16508L, 16408L, 16309L, 16209L, 16109L, 
16009L, 15909L, 15809L, 15709L, 15609L, 15509L, 15409L, 15309L, 
15209L, 15109L, 15009L, 14910L, 14809L, 14709L, 14609L, 14509L, 
14409L, 14309L, 14209L, 14109L, 14009L, 13909L, 13809L, 13709L, 
13610L, 13510L, 13410L, 13310L, 13210L, 13110L, 13010L, 12910L, 
12810L, 12710L, 12610L, 12511L, 12411L, 12311L, 12211L, 12111L, 
12011L, 11911L, 11810L, 11710L, 11610L, 11510L, 11410L, 11310L, 
11211L, 11111L, 11011L, 10911L, 10811L, 10711L, 10611L, 10511L, 
10411L, 10311L, 10211L, 10111L, 10011L, 9911L, 9812L, 9712L, 
9612L, 9512L, 9412L, 9312L, 9212L, 9112L, 9012L, 8911L, 8811L, 
8711L, 8611L, 8512L, 8412L, 8312L, 8212L, 8112L, 8012L, 7912L, 
7812L, 7712L, 7612L, 7512L, 7412L, 7312L, 7213L, 7113L, 7013L, 
6913L, 6813L, 6713L, 6613L, 6513L, 6413L, 6313L, 6213L, 6113L, 
6012L, 5912L, 5813L, 5713L, 5613L, 5513L, 5413L, 5313L, 5213L, 
5113L, 5013L, 4913L, 4813L, 4713L, 4613L, 4513L, 4414L, 4314L, 
4214L, 4114L, 4014L, 3914L, 3814L, 3714L, 3614L, 3514L, 3414L, 
3314L, 3215L, 3113L, 3013L, 2913L, 2813L, 2713L, 2613L, 2513L, 
2413L, 2313L, 2213L, 2113L, 2013L, 1913L), type = "l", col="orange", pch=3, lty=2)
legend(x=0, y=95485, c(0.01, 0.02, 0.03, 0.05, 0.1), lty=c(1L, 1L, 1L, 1L, 1L), lwd=c(2.5, 2.5, 2.5, 2.5, 2.5), col=c("black", "blue", "green", "red", "orange"), title="Delay (s)")
dev.off()
